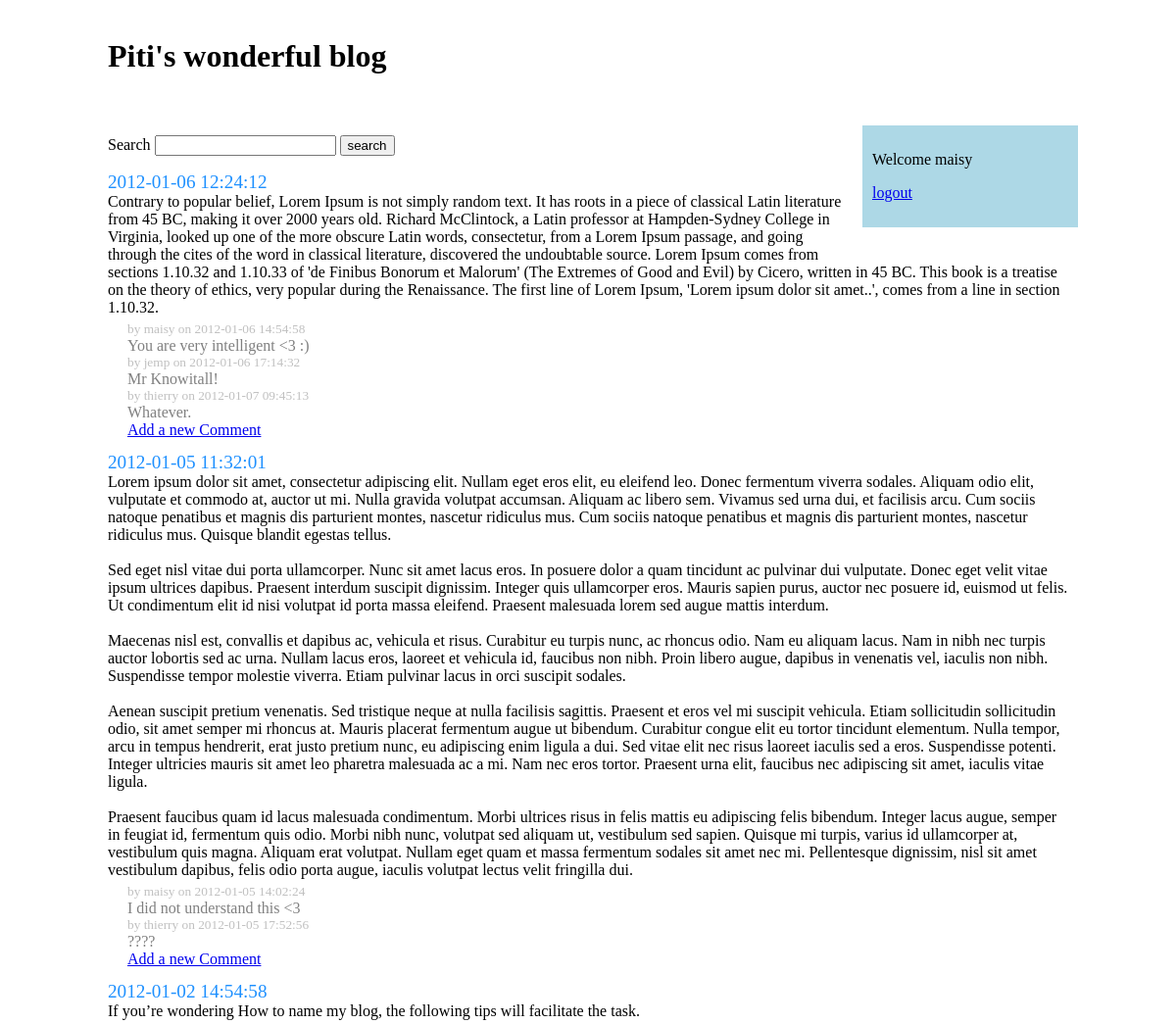
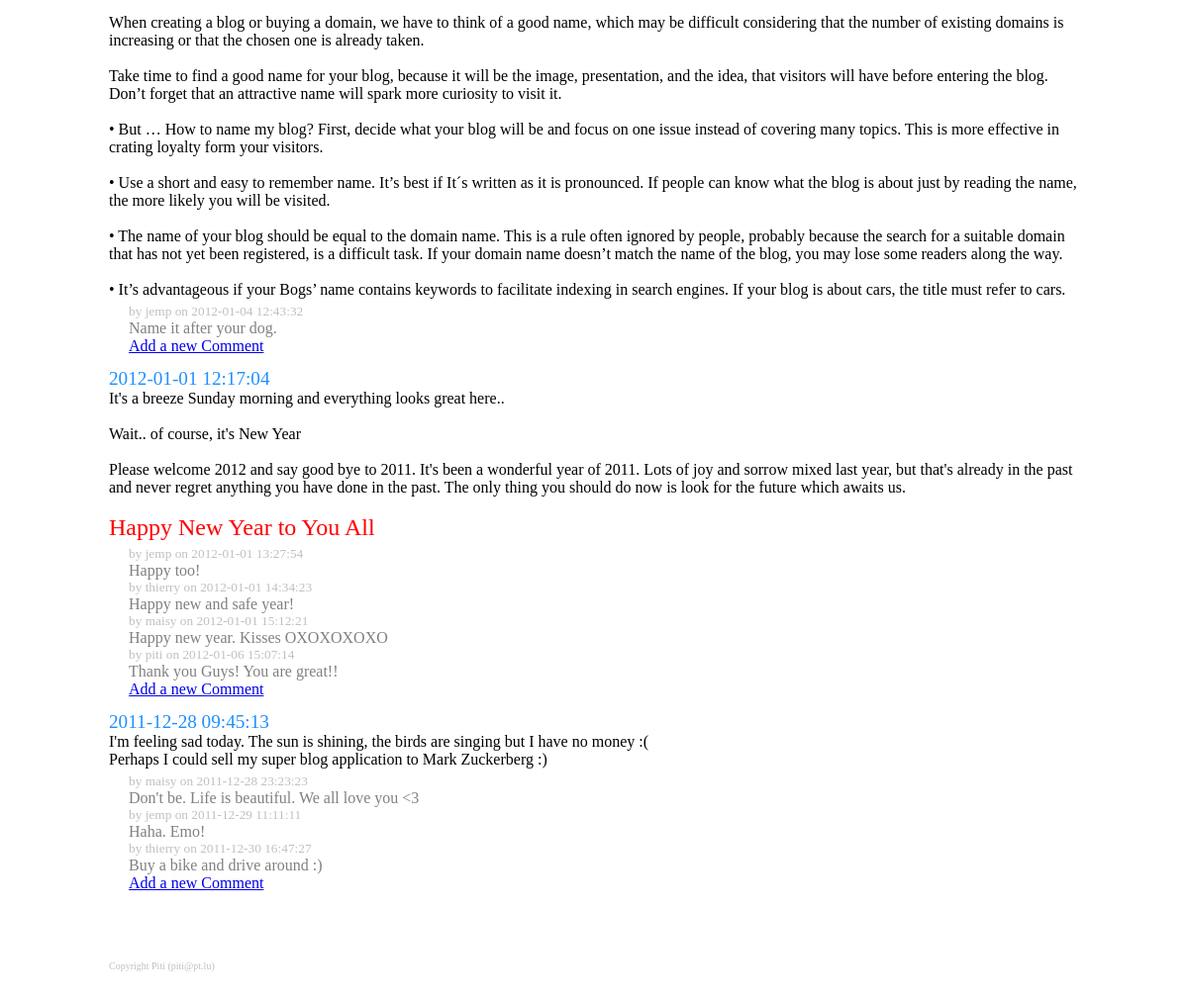
Screenshot of /index.php (signed in) with the database file from the repository (2 pictures, top to bottom).
### tables this page shows
CREATE TABLE `entries` (
  `id_entries` int(11) NOT NULL AUTO_INCREMENT,
  `entry_text` text,
  `entry_date` datetime DEFAULT NULL,
  PRIMARY KEY (`id_entries`)
);

CREATE TABLE `comments` (
  `id_comments` int(11) NOT NULL AUTO_INCREMENT,
  `id_entries` int(11) DEFAULT NULL,
  `comment_text` text,
  `comment_date` datetime DEFAULT NULL,
  `id_users` int(11) DEFAULT NULL,
  PRIMARY KEY (`id_comments`)
);

### includes/functions.php (called while the page is built, shortened)
<?php
function dbQuery($query,$conn)
{
	$result=mysql_query($query,$conn);
	return $result;
}

### actions/list.php (the view, shortened to what this page needs)
<?php
	if (!isset($_GET['search']) || empty($_GET['search']))
	{
		$search='';
		$query="SELECT * FROM entries ORDER BY entry_date DESC LIMIT 0,".$config['display']['latest'];
	}
	else
	{
		$search=$_GET['search'];
		$query="SELECT * FROM entries WHERE entry_text LIKE '%$search%' ORDER BY entry_date DESC";
	}
	$result=dbQuery($query, $conn);
	$view='';
	$view.=
<<<SEARCH
	<form name="searchForm" method="get" action="/index.php?action=list">
	       <label for="search">Search</label>
	       <input type="text" name="search" value="$search"/>
	       <input type="submit" name="submit" value="search"/>
	</form>
SEARCH;
	while($row=mysql_fetch_row($result))
	{
		$view.="<div class='date'>";
		$view.=$row[2];
		$view.="</div>";
		$view.="<div class='entry'>";
		$view.=preg_replace('/\n/',"<br/>",$row[1]);
		$view.="</div>";
		$query="SELECT * FROM comments LEFT JOIN users ON users.id_users=comments.id_users WHERE id_entries=".$row[0]." ORDER BY comment_date";
		$commentsRes=dbQuery($query, $conn);
		while($rowComm=mysql_fetch_row($commentsRes))
		{
			$view.="<div class='commentDate'>";
			$view.="by ".$rowComm[6]." on ".$rowComm[3];
			$view.="</div>";
			$view.="<div class='comment'>";
			$view.=$rowComm[2];
			$view.="</div>";
		}
		if (isset($_SESSION['login']) && !empty($_SESSION['login']))
		{
			$view.="<div class='comment'><a href='/index.php?action=commentAdd.php&entry=".$row[0]."'>Add a new Comment</a></div>";
		}
		$view.="<br/>";
	}

### header.php (style rules this page uses)
body { width:1000px;margin-left:auto;margin-right:auto; }
.date { color:dodgerblue;font-size:larger; }
.entry { color:black; }
.commentDate { color:silver;position:relative;left:20px;top:5px;font-size:smaller; }
.comment { color:grey;position:relative;left:20px;top:5px; }

### rows the page displays
entries: value "2012-01-06 12:24:12", entry_text "Contrary to popular belief, Lorem Ipsum is not simply random text. It has roots in a piece of classical Latin literature from 45 BC, making it over 2000 years old. Richard McClintock, a Latin professor at Hampden-Sydney College in Virginia, looked up one of the more obscure Latin words, consectetur, from a Lorem Ipsum passage, and going through the cites of the word in classical literature, discovered the undoubtable source. Lorem Ipsum comes from sections 1.10.32 and 1.10.33 of 'de Finibus Bonorum et Malorum' (The Extremes of Good and Evil) by Cicero, written in 45 BC. This book is a treatise on the theory of ethics, very popular during the Renaissance. The first line of Lorem Ipsum,…"
comments: value "by maisy on 2012-01-06 14:54:58 You are very intelligent <3 :)"
comments: value "by jemp on 2012-01-06 17:14:32 Mr Knowitall!"
comments: value "by thierry on 2012-01-07 09:45:13 Whatever."
entries: value "2012-01-05 11:32:01", entry_text "Lorem ipsum dolor sit amet, consectetur adipiscing elit. Nullam eget eros elit, eu eleifend leo. Donec fermentum viverra sodales. Aliquam odio elit, vulputate et commodo at, auctor ut mi. Nulla gravida volutpat accumsan. Aliquam ac libero sem. Vivamus sed urna dui, et facilisis arcu. Cum sociis natoque penatibus et magnis dis parturient montes, nascetur ridiculus mus. Cum sociis natoque penatibus et magnis dis parturient montes, nascetur ridiculus mus. Quisque blandit egestas tellus. Sed eget nisl vitae dui porta ullamcorper. Nunc sit amet lacus eros. In posuere dolor a quam tincidunt ac pulvinar dui vulputate. Donec eget velit vitae ipsum ultrices dapibus. Praesent interdum suscipit…"
comments: value "by maisy on 2012-01-05 14:02:24 I did not understand this <3"
comments: value "by thierry on 2012-01-05 17:52:56 ????"
entries: value "2012-01-02 14:54:58", entry_text "If you’re wondering How to name my blog, the following tips will facilitate the task. When creating a blog or buying a domain, we have to think of a good name, which may be difficult considering that the number of existing domains is increasing or that the chosen one is already taken. Take time to find a good name for your blog, because it will be the image, presentation, and the idea, that visitors will have before entering the blog. Don’t forget that an attractive name will spark more curiosity to visit it. • But … How to name my blog? First, decide what your blog will be and focus on one issue instead of covering many topics. This is more effective in crating loyalty form your visitors.…"
comments: value "by jemp on 2012-01-04 12:43:32 Name it after your dog."
entries: value "2012-01-01 12:17:04", entry_text "It's a breeze Sunday morning and everything looks great here.. Wait.. of course, it's New Year Please welcome 2012 and say good bye to 2011. It's been a wonderful year of 2011. Lots of joy and sorrow mixed last year, but that's already in the past and never regret anything you have done in the past. The only thing you should do now is look for the future which awaits us. Happy New Year to You All"
comments: value "by jemp on 2012-01-01 13:27:54 Happy too!"
comments: value "by thierry on 2012-01-01 14:34:23 Happy new and safe year!"
comments: value "by maisy on 2012-01-01 15:12:21 Happy new year. Kisses OXOXOXOXO"
comments: value "by piti on 2012-01-06 15:07:14 Thank you Guys! You are great!!"
entries: value "2011-12-28 09:45:13", entry_text "I'm feeling sad today. The sun is shining, the birds are singing but I have no money :( Perhaps I could sell my super blog application to Mark Zuckerberg :)"
comments: value "by maisy on 2011-12-28 23:23:23 Don't be. Life is beautiful. We all love you <3"
comments: value "by jemp on 2011-12-29 11:11:11 Haha. Emo!"
comments: value "by thierry on 2011-12-30 16:47:27 Buy a bike and drive around :)"

### other values shown
$config['display']['title'] "Piti's wonderful blog"
$_SESSION['login'] "maisy"
